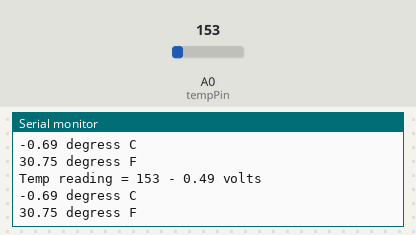
Bench run of a sketch on a simulated Arduino Uno, built with avr-gcc and run on an emulated ATmega328P. Parts: the last lines printed to the serial monitor. The test bench sets the inputs (shaded band); at power-on: A0 (tempPin) = 153.

Above: at 1.8 s.
1.9 s: A0 (tempPin) set to 165
At 2.6 s:
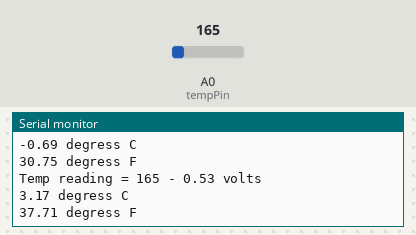
3.4 s: A0 (tempPin) set to 175
At 4.8 s:
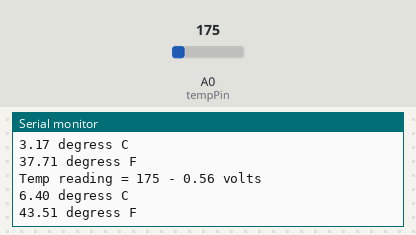
Timing chart, 0 to 6.4 s (numbered marks = the images above; inputs shaded):
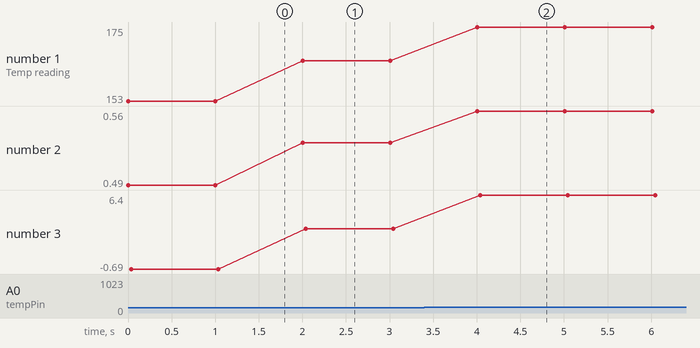

Measured:
- after the input at 1.9 s, the serial monitor: prints a new line after 0.10 s (image 1)
- after the input at 3.4 s, the serial monitor: prints a new line after 0.61 s (image 2)
- plotted number 1: 153 → 165 after the input at 1.9 s, 165 → 175 after the input at 3.4 s
- plotted number 2: 0.49 → 0.53 after the input at 1.9 s, 0.53 → 0.56 after the input at 3.4 s
- plotted number 3: -0.69 → 3.17 after the input at 1.9 s, 3.17 → 6.4 after the input at 3.4 s

The sketch:

TempReadExternalARef.pde
```cpp
/* Sensor test sketch
  for more information see http://www.ladyada.net/make/logshield/lighttemp.html
  */

#define aref_voltage 3.3         // we tie 3.3V to ARef and measure it with a multimeter!


//TMP36 Pin Variables
int tempPin = 0;        //the analog pin the TMP36's Vout (sense) pin is connected to
                        //the resolution is 10 mV / degree centigrade with a
                        //500 mV offset to allow for negative temperatures
int tempReading;        // the analog reading from the sensor

void setup(void) {
  // We'll send debugging information via the Serial monitor
  Serial.begin(9600);

  // If you want to set the aref to something other than 5v
  analogReference(EXTERNAL);
}


void loop(void) {

  tempReading = analogRead(tempPin);

  Serial.print("Temp reading = ");
  Serial.print(tempReading);     // the raw analog reading

  // converting that reading to voltage, which is based off the reference voltage
  float voltage = tempReading * aref_voltage / 1024;

  // print out the voltage
  Serial.print(" - ");
  Serial.print(voltage); Serial.println(" volts");

  // now print out the temperature
  float temperatureC = (voltage - 0.5) * 100 ;  //converting from 10 mv per degree wit 500 mV offset
                                               //to degrees ((volatge - 500mV) times 100)
  Serial.print(temperatureC); Serial.println(" degress C");

  // now convert to Fahrenheight
  float temperatureF = (temperatureC * 9 / 5) + 32;
  Serial.print(temperatureF); Serial.println(" degress F");

  delay(1000);
}
```
